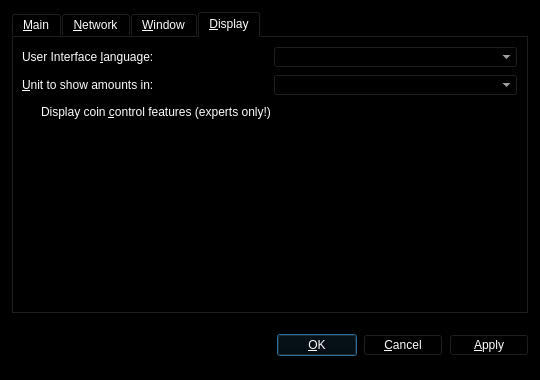
<?xml version="1.0" encoding="UTF-8"?>
<ui version="4.0">
 <class>OptionsDialog</class>
 <widget class="QDialog" name="OptionsDialog">
  <property name="geometry">
   <rect>
    <x>0</x>
    <y>0</y>
    <width>540</width>
    <height>380</height>
   </rect>
  </property>
  <property name="palette">
   <palette>
    <active>
     <colorrole role="WindowText">
      <brush brushstyle="SolidPattern">
       <color alpha="255">
        <red>255</red>
        <green>255</green>
        <blue>255</blue>
       </color>
      </brush>
     </colorrole>
     <colorrole role="Button">
      <brush brushstyle="SolidPattern">
       <color alpha="255">
        <red>0</red>
        <green>0</green>
        <blue>0</blue>
       </color>
      </brush>
     </colorrole>
     <colorrole role="Light">
      <brush brushstyle="SolidPattern">
       <color alpha="255">
        <red>0</red>
        <green>0</green>
        <blue>0</blue>
       </color>
      </brush>
     </colorrole>
     <colorrole role="Midlight">
      <brush brushstyle="SolidPattern">
       <color alpha="255">
        <red>0</red>
        <green>0</green>
        <blue>0</blue>
       </color>
      </brush>
     </colorrole>
     <colorrole role="Dark">
      <brush brushstyle="SolidPattern">
       <color alpha="255">
        <red>0</red>
        <green>0</green>
        <blue>0</blue>
       </color>
      </brush>
     </colorrole>
     <colorrole role="Mid">
      <brush brushstyle="SolidPattern">
       <color alpha="255">
        <red>0</red>
        <green>0</green>
        <blue>0</blue>
       </color>
      </brush>
     </colorrole>
     <colorrole role="Text">
      <brush brushstyle="SolidPattern">
       <color alpha="255">
        <red>255</red>
        <green>255</green>
        <blue>255</blue>
       </color>
      </brush>
     </colorrole>
     <colorrole role="BrightText">
      <brush brushstyle="SolidPattern">
       <color alpha="255">
        <red>255</red>
        <green>255</green>
        <blue>255</blue>
       </color>
      </brush>
     </colorrole>
     <colorrole role="ButtonText">
      <brush brushstyle="SolidPattern">
       <color alpha="255">
        <red>255</red>
        <green>255</green>
        <blue>255</blue>
       </color>
      </brush>
     </colorrole>
     <colorrole role="Base">
      <brush brushstyle="SolidPattern">
       <color alpha="255">
        <red>0</red>
        <green>0</green>
        <blue>0</blue>
       </color>
      </brush>
     </colorrole>
     <colorrole role="Window">
      <brush brushstyle="SolidPattern">
       <color alpha="255">
        <red>0</red>
        <green>0</green>
        <blue>0</blue>
       </color>
      </brush>
     </colorrole>
     <colorrole role="Shadow">
      <brush brushstyle="SolidPattern">
       <color alpha="255">
        <red>0</red>
        <green>0</green>
        <blue>0</blue>
       </color>
      </brush>
     </colorrole>
     <colorrole role="AlternateBase">
      <brush brushstyle="SolidPattern">
       <color alpha="255">
        <red>0</red>
        <green>0</green>
        <blue>0</blue>
       </color>
      </brush>
     </colorrole>
     <colorrole role="ToolTipBase">
      <brush brushstyle="SolidPattern">
       <color alpha="255">
        <red>255</red>
        <green>255</green>
        <blue>220</blue>
       </color>
      </brush>
     </colorrole>
     <colorrole role="ToolTipText">
      <brush brushstyle="SolidPattern">
       <color alpha="255">
        <red>0</red>
        <green>0</green>
        <blue>0</blue>
       </color>
      </brush>
     </colorrole>
    </active>
    <inactive>
     <colorrole role="WindowText">
      <brush brushstyle="SolidPattern">
       <color alpha="255">
        <red>255</red>
        <green>255</green>
        <blue>255</blue>
       </color>
      </brush>
     </colorrole>
     <colorrole role="Button">
      <brush brushstyle="SolidPattern">
       <color alpha="255">
        <red>0</red>
        <green>0</green>
        <blue>0</blue>
       </color>
      </brush>
     </colorrole>
     <colorrole role="Light">
      <brush brushstyle="SolidPattern">
       <color alpha="255">
        <red>0</red>
        <green>0</green>
        <blue>0</blue>
       </color>
      </brush>
     </colorrole>
     <colorrole role="Midlight">
      <brush brushstyle="SolidPattern">
       <color alpha="255">
        <red>0</red>
        <green>0</green>
        <blue>0</blue>
       </color>
      </brush>
     </colorrole>
     <colorrole role="Dark">
      <brush brushstyle="SolidPattern">
       <color alpha="255">
        <red>0</red>
        <green>0</green>
        <blue>0</blue>
       </color>
      </brush>
     </colorrole>
     <colorrole role="Mid">
      <brush brushstyle="SolidPattern">
       <color alpha="255">
        <red>0</red>
        <green>0</green>
        <blue>0</blue>
       </color>
      </brush>
     </colorrole>
     <colorrole role="Text">
      <brush brushstyle="SolidPattern">
       <color alpha="255">
        <red>255</red>
        <green>255</green>
        <blue>255</blue>
       </color>
      </brush>
     </colorrole>
     <colorrole role="BrightText">
      <brush brushstyle="SolidPattern">
       <color alpha="255">
        <red>255</red>
        <green>255</green>
        <blue>255</blue>
       </color>
      </brush>
     </colorrole>
     <colorrole role="ButtonText">
      <brush brushstyle="SolidPattern">
       <color alpha="255">
        <red>255</red>
        <green>255</green>
        <blue>255</blue>
       </color>
      </brush>
     </colorrole>
     <colorrole role="Base">
      <brush brushstyle="SolidPattern">
       <color alpha="255">
        <red>0</red>
        <green>0</green>
        <blue>0</blue>
       </color>
      </brush>
     </colorrole>
     <colorrole role="Window">
      <brush brushstyle="SolidPattern">
       <color alpha="255">
        <red>0</red>
        <green>0</green>
        <blue>0</blue>
       </color>
      </brush>
     </colorrole>
     <colorrole role="Shadow">
      <brush brushstyle="SolidPattern">
       <color alpha="255">
        <red>0</red>
        <green>0</green>
        <blue>0</blue>
       </color>
      </brush>
     </colorrole>
     <colorrole role="AlternateBase">
      <brush brushstyle="SolidPattern">
       <color alpha="255">
        <red>0</red>
        <green>0</green>
        <blue>0</blue>
       </color>
      </brush>
     </colorrole>
     <colorrole role="ToolTipBase">
      <brush brushstyle="SolidPattern">
       <color alpha="255">
        <red>255</red>
        <green>255</green>
        <blue>220</blue>
       </color>
      </brush>
     </colorrole>
     <colorrole role="ToolTipText">
      <brush brushstyle="SolidPattern">
       <color alpha="255">
        <red>0</red>
        <green>0</green>
        <blue>0</blue>
       </color>
      </brush>
     </colorrole>
    </inactive>
    <disabled>
     <colorrole role="WindowText">
      <brush brushstyle="SolidPattern">
       <color alpha="255">
        <red>0</red>
        <green>0</green>
        <blue>0</blue>
       </color>
      </brush>
     </colorrole>
     <colorrole role="Button">
      <brush brushstyle="SolidPattern">
       <color alpha="255">
        <red>0</red>
        <green>0</green>
        <blue>0</blue>
       </color>
      </brush>
     </colorrole>
     <colorrole role="Light">
      <brush brushstyle="SolidPattern">
       <color alpha="255">
        <red>0</red>
        <green>0</green>
        <blue>0</blue>
       </color>
      </brush>
     </colorrole>
     <colorrole role="Midlight">
      <brush brushstyle="SolidPattern">
       <color alpha="255">
        <red>0</red>
        <green>0</green>
        <blue>0</blue>
       </color>
      </brush>
     </colorrole>
     <colorrole role="Dark">
      <brush brushstyle="SolidPattern">
       <color alpha="255">
        <red>0</red>
        <green>0</green>
        <blue>0</blue>
       </color>
      </brush>
     </colorrole>
     <colorrole role="Mid">
      <brush brushstyle="SolidPattern">
       <color alpha="255">
        <red>0</red>
        <green>0</green>
        <blue>0</blue>
       </color>
      </brush>
     </colorrole>
     <colorrole role="Text">
      <brush brushstyle="SolidPattern">
       <color alpha="255">
        <red>0</red>
        <green>0</green>
        <blue>0</blue>
       </color>
      </brush>
     </colorrole>
     <colorrole role="BrightText">
      <brush brushstyle="SolidPattern">
       <color alpha="255">
        <red>255</red>
        <green>255</green>
        <blue>255</blue>
       </color>
      </brush>
     </colorrole>
     <colorrole role="ButtonText">
      <brush brushstyle="SolidPattern">
       <color alpha="255">
        <red>0</red>
        <green>0</green>
        <blue>0</blue>
       </color>
      </brush>
     </colorrole>
     <colorrole role="Base">
      <brush brushstyle="SolidPattern">
       <color alpha="255">
        <red>0</red>
        <green>0</green>
        <blue>0</blue>
       </color>
      </brush>
     </colorrole>
     <colorrole role="Window">
      <brush brushstyle="SolidPattern">
       <color alpha="255">
        <red>0</red>
        <green>0</green>
        <blue>0</blue>
       </color>
      </brush>
     </colorrole>
     <colorrole role="Shadow">
      <brush brushstyle="SolidPattern">
       <color alpha="255">
        <red>0</red>
        <green>0</green>
        <blue>0</blue>
       </color>
      </brush>
     </colorrole>
     <colorrole role="AlternateBase">
      <brush brushstyle="SolidPattern">
       <color alpha="255">
        <red>0</red>
        <green>0</green>
        <blue>0</blue>
       </color>
      </brush>
     </colorrole>
     <colorrole role="ToolTipBase">
      <brush brushstyle="SolidPattern">
       <color alpha="255">
        <red>255</red>
        <green>255</green>
        <blue>220</blue>
       </color>
      </brush>
     </colorrole>
     <colorrole role="ToolTipText">
      <brush brushstyle="SolidPattern">
       <color alpha="255">
        <red>0</red>
        <green>0</green>
        <blue>0</blue>
       </color>
      </brush>
     </colorrole>
    </disabled>
   </palette>
  </property>
  <property name="windowTitle">
   <string>Options</string>
  </property>
  <property name="modal">
   <bool>true</bool>
  </property>
  <layout class="QVBoxLayout" name="verticalLayout">
   <item>
    <widget class="QTabWidget" name="tabWidget">
     <property name="tabPosition">
      <enum>QTabWidget::North</enum>
     </property>
     <property name="currentIndex">
      <number>3</number>
     </property>
     <widget class="QWidget" name="tabMain">
      <attribute name="title">
       <string>&amp;Main</string>
      </attribute>
      <layout class="QGridLayout" name="gridLayout">
       <item row="0" column="0" colspan="2">
        <widget class="QLabel" name="transactionFeeInfoLabel">
         <property name="text">
          <string>Optional transaction fee per kB that helps make sure your transactions are processed quickly. Most transactions are 1 kB. Fee 0.01 recommended.</string>
         </property>
         <property name="textFormat">
          <enum>Qt::PlainText</enum>
         </property>
         <property name="wordWrap">
          <bool>true</bool>
         </property>
        </widget>
       </item>
       <item row="1" column="0">
        <layout class="QHBoxLayout" name="horizontalLayoutFee">
         <item>
          <widget class="QLabel" name="transactionFeeLabel">
           <property name="text">
            <string>Pay transaction &amp;fee</string>
           </property>
           <property name="textFormat">
            <enum>Qt::PlainText</enum>
           </property>
           <property name="buddy">
            <cstring>transactionFee</cstring>
           </property>
          </widget>
         </item>
         <item>
          <widget class="BitcoinAmountField" name="transactionFee"/>
         </item>
         <item>
          <spacer name="horizontalSpacerFee">
           <property name="orientation">
            <enum>Qt::Horizontal</enum>
           </property>
           <property name="sizeHint" stdset="0">
            <size>
             <width>40</width>
             <height>20</height>
            </size>
           </property>
          </spacer>
         </item>
        </layout>
       </item>
       <item row="2" column="0" colspan="2">
        <widget class="QLabel" name="reserveBalanceInfoLabel">
         <property name="text">
          <string>Reserved amount does not participate in staking and is therefore spendable at any time.</string>
         </property>
         <property name="textFormat">
          <enum>Qt::PlainText</enum>
         </property>
         <property name="wordWrap">
          <bool>true</bool>
         </property>
        </widget>
       </item>
       <item row="3" column="0">
        <layout class="QHBoxLayout" name="horizontalLayoutReserveBalance">
         <item>
          <widget class="QLabel" name="reserveBalanceLabel">
           <property name="text">
            <string>Reserve</string>
           </property>
           <property name="textFormat">
            <enum>Qt::PlainText</enum>
           </property>
           <property name="buddy">
            <cstring>reserveBalance</cstring>
           </property>
          </widget>
         </item>
         <item>
          <widget class="BitcoinAmountField" name="reserveBalance"/>
         </item>
         <item>
          <spacer name="horizontalSpacerReserveBalance">
           <property name="orientation">
            <enum>Qt::Horizontal</enum>
           </property>
           <property name="sizeHint" stdset="0">
            <size>
             <width>40</width>
             <height>20</height>
            </size>
           </property>
          </spacer>
         </item>
        </layout>
       </item>
       <item row="4" column="0">
        <widget class="QCheckBox" name="bitcoinAtStartup">
         <property name="palette">
          <palette>
           <active>
            <colorrole role="ToolTipText">
             <brush brushstyle="SolidPattern">
              <color alpha="255">
               <red>255</red>
               <green>255</green>
               <blue>255</blue>
              </color>
             </brush>
            </colorrole>
           </active>
           <inactive>
            <colorrole role="ToolTipText">
             <brush brushstyle="SolidPattern">
              <color alpha="255">
               <red>255</red>
               <green>255</green>
               <blue>255</blue>
              </color>
             </brush>
            </colorrole>
           </inactive>
           <disabled>
            <colorrole role="ToolTipText">
             <brush brushstyle="SolidPattern">
              <color alpha="255">
               <red>255</red>
               <green>255</green>
               <blue>255</blue>
              </color>
             </brush>
            </colorrole>
           </disabled>
          </palette>
         </property>
         <property name="toolTip">
          <string>Automatically start Buysellcoin after logging in to the system.</string>
         </property>
         <property name="text">
          <string>&amp;Start Buysellcoin on system login</string>
         </property>
        </widget>
       </item>
       <item row="5" column="0">
        <spacer name="verticalSpacer_Main">
         <property name="orientation">
          <enum>Qt::Vertical</enum>
         </property>
         <property name="sizeHint" stdset="0">
          <size>
           <width>20</width>
           <height>40</height>
          </size>
         </property>
        </spacer>
       </item>
       <item row="6" column="0">
        <widget class="QLabel" name="label">
         <property name="toolTip">
          <string>&lt;html&gt;&lt;head/&gt;&lt;body&gt;&lt;p&gt;This setting determines the amount of individual masternodes that an input will be anonymized through. More rounds of anonymization gives a higher degree of privacy, but also costs more in fees.&lt;/p&gt;&lt;/body&gt;&lt;/html&gt;</string>
         </property>
         <property name="text">
          <string>Darksend rounds to use</string>
         </property>
        </widget>
       </item>
       <item row="6" column="1">
        <widget class="QSpinBox" name="darksendRounds">
         <property name="minimum">
          <number>2</number>
         </property>
         <property name="maximum">
          <number>16</number>
         </property>
         <property name="value">
          <number>3</number>
         </property>
        </widget>
       </item>
       <item row="7" column="0">
        <widget class="QLabel" name="label_2">
         <property name="toolTip">
          <string>This amount acts as a threshold to turn off Darksend once it's reached.</string>
         </property>
         <property name="statusTip">
          <string notr="true"/>
         </property>
         <property name="whatsThis">
          <string notr="true"/>
         </property>
         <property name="accessibleName">
          <string notr="true"/>
         </property>
         <property name="accessibleDescription">
          <string notr="true"/>
         </property>
         <property name="text">
          <string>Amount of Buysellcoin to keep anonymized</string>
         </property>
        </widget>
       </item>
       <item row="7" column="1">
        <widget class="QSpinBox" name="anonymizeBuysellcoin">
         <property name="minimum">
          <number>2</number>
         </property>
         <property name="maximum">
          <number>10000</number>
         </property>
         <property name="singleStep">
          <number>10</number>
         </property>
         <property name="value">
          <number>1000</number>
         </property>
        </widget>
       </item>
      </layout>
     </widget>
     <widget class="QWidget" name="tabNetwork">
      <attribute name="title">
       <string>&amp;Network</string>
      </attribute>
      <layout class="QVBoxLayout" name="verticalLayout_Network">
       <item>
        <widget class="QCheckBox" name="mapPortUpnp">
         <property name="toolTip">
          <string>Automatically open the Buysellcoin client port on the router. This only works when your router supports UPnP and it is enabled.</string>
         </property>
         <property name="text">
          <string>Map port using &amp;UPnP</string>
         </property>
        </widget>
       </item>
       <item>
        <widget class="QCheckBox" name="connectSocks">
         <property name="toolTip">
          <string>Connect to the Buysellcoin network through a SOCKS5 proxy (e.g. when connecting through Tor).</string>
         </property>
         <property name="text">
          <string>&amp;Connect through SOCKS5 proxy:</string>
         </property>
        </widget>
       </item>
       <item>
        <layout class="QHBoxLayout" name="horizontalLayout_Network">
         <item>
          <widget class="QLabel" name="proxyIpLabel">
           <property name="text">
            <string>Proxy &amp;IP:</string>
           </property>
           <property name="textFormat">
            <enum>Qt::PlainText</enum>
           </property>
           <property name="buddy">
            <cstring>proxyIp</cstring>
           </property>
          </widget>
         </item>
         <item>
          <widget class="QValidatedLineEdit" name="proxyIp">
           <property name="maximumSize">
            <size>
             <width>140</width>
             <height>16777215</height>
            </size>
           </property>
           <property name="toolTip">
            <string>IP address of the proxy (e.g. 127.0.0.1)</string>
           </property>
          </widget>
         </item>
         <item>
          <widget class="QLabel" name="proxyPortLabel">
           <property name="text">
            <string>&amp;Port:</string>
           </property>
           <property name="textFormat">
            <enum>Qt::PlainText</enum>
           </property>
           <property name="buddy">
            <cstring>proxyPort</cstring>
           </property>
          </widget>
         </item>
         <item>
          <widget class="QLineEdit" name="proxyPort">
           <property name="maximumSize">
            <size>
             <width>55</width>
             <height>16777215</height>
            </size>
           </property>
           <property name="toolTip">
            <string>Port of the proxy (e.g. 9050)</string>
           </property>
          </widget>
         </item>
         <item>
          <spacer name="horizontalSpacer_Network">
           <property name="orientation">
            <enum>Qt::Horizontal</enum>
           </property>
           <property name="sizeHint" stdset="0">
            <size>
             <width>40</width>
             <height>20</height>
            </size>
           </property>
          </spacer>
         </item>
        </layout>
       </item>
       <item>
        <spacer name="verticalSpacer_Network">
         <property name="orientation">
          <enum>Qt::Vertical</enum>
         </property>
         <property name="sizeHint" stdset="0">
          <size>
           <width>20</width>
           <height>40</height>
          </size>
         </property>
        </spacer>
       </item>
      </layout>
     </widget>
     <widget class="QWidget" name="tabWindow">
      <attribute name="title">
       <string>&amp;Window</string>
      </attribute>
      <layout class="QVBoxLayout" name="verticalLayout_Window">
       <item>
        <widget class="QCheckBox" name="minimizeToTray">
         <property name="toolTip">
          <string>Show only a tray icon after minimizing the window.</string>
         </property>
         <property name="text">
          <string>&amp;Minimize to the tray instead of the taskbar</string>
         </property>
        </widget>
       </item>
       <item>
        <widget class="QCheckBox" name="minimizeOnClose">
         <property name="toolTip">
          <string>Minimize instead of exit the application when the window is closed. When this option is enabled, the application will be closed only after selecting Quit in the menu.</string>
         </property>
         <property name="text">
          <string>M&amp;inimize on close</string>
         </property>
        </widget>
       </item>
       <item>
        <spacer name="verticalSpacer_Window">
         <property name="orientation">
          <enum>Qt::Vertical</enum>
         </property>
         <property name="sizeHint" stdset="0">
          <size>
           <width>20</width>
           <height>40</height>
          </size>
         </property>
        </spacer>
       </item>
      </layout>
     </widget>
     <widget class="QWidget" name="tabDisplay">
      <attribute name="title">
       <string>&amp;Display</string>
      </attribute>
      <layout class="QVBoxLayout" name="verticalLayout_Display">
       <item>
        <layout class="QHBoxLayout" name="horizontalLayout_1_Display">
         <item>
          <widget class="QLabel" name="langLabel">
           <property name="text">
            <string>User Interface &amp;language:</string>
           </property>
           <property name="textFormat">
            <enum>Qt::PlainText</enum>
           </property>
           <property name="buddy">
            <cstring>lang</cstring>
           </property>
          </widget>
         </item>
         <item>
          <widget class="QValueComboBox" name="lang">
           <property name="toolTip">
            <string>The user interface language can be set here. This setting will take effect after restarting Buysellcoin.</string>
           </property>
          </widget>
         </item>
        </layout>
       </item>
       <item>
        <layout class="QHBoxLayout" name="horizontalLayout_2_Display">
         <item>
          <widget class="QLabel" name="unitLabel">
           <property name="text">
            <string>&amp;Unit to show amounts in:</string>
           </property>
           <property name="textFormat">
            <enum>Qt::PlainText</enum>
           </property>
           <property name="buddy">
            <cstring>unit</cstring>
           </property>
          </widget>
         </item>
         <item>
          <widget class="QValueComboBox" name="unit">
           <property name="toolTip">
            <string>Choose the default subdivision unit to show in the interface and when sending coins.</string>
           </property>
          </widget>
         </item>
        </layout>
       </item>
       <item>
        <widget class="QCheckBox" name="coinControlFeatures">
         <property name="toolTip">
          <string>Whether to show coin control features or not.</string>
         </property>
         <property name="text">
          <string>Display coin &amp;control features (experts only!)</string>
         </property>
        </widget>
       </item>
       <item>
        <spacer name="verticalSpacer_Display">
         <property name="orientation">
          <enum>Qt::Vertical</enum>
         </property>
         <property name="sizeHint" stdset="0">
          <size>
           <width>20</width>
           <height>40</height>
          </size>
         </property>
        </spacer>
       </item>
      </layout>
     </widget>
    </widget>
   </item>
   <item>
    <layout class="QHBoxLayout" name="horizontalLayout_Buttons">
     <item>
      <spacer name="horizontalSpacer_1">
       <property name="orientation">
        <enum>Qt::Horizontal</enum>
       </property>
       <property name="sizeHint" stdset="0">
        <size>
         <width>40</width>
         <height>48</height>
        </size>
       </property>
      </spacer>
     </item>
     <item>
      <widget class="QLabel" name="statusLabel">
       <property name="font">
        <font>
         <weight>75</weight>
         <bold>true</bold>
        </font>
       </property>
       <property name="text">
        <string/>
       </property>
       <property name="textFormat">
        <enum>Qt::PlainText</enum>
       </property>
       <property name="wordWrap">
        <bool>true</bool>
       </property>
      </widget>
     </item>
     <item>
      <spacer name="horizontalSpacer_2">
       <property name="orientation">
        <enum>Qt::Horizontal</enum>
       </property>
       <property name="sizeHint" stdset="0">
        <size>
         <width>40</width>
         <height>48</height>
        </size>
       </property>
      </spacer>
     </item>
     <item>
      <widget class="QPushButton" name="okButton">
       <property name="text">
        <string>&amp;OK</string>
       </property>
      </widget>
     </item>
     <item>
      <widget class="QPushButton" name="cancelButton">
       <property name="text">
        <string>&amp;Cancel</string>
       </property>
       <property name="autoDefault">
        <bool>false</bool>
       </property>
      </widget>
     </item>
     <item>
      <widget class="QPushButton" name="applyButton">
       <property name="text">
        <string>&amp;Apply</string>
       </property>
       <property name="autoDefault">
        <bool>false</bool>
       </property>
      </widget>
     </item>
    </layout>
   </item>
  </layout>
 </widget>
 <customwidgets>
  <customwidget>
   <class>BitcoinAmountField</class>
   <extends>QSpinBox</extends>
   <header>bitcoinamountfield.h</header>
   <container>1</container>
  </customwidget>
  <customwidget>
   <class>QValueComboBox</class>
   <extends>QComboBox</extends>
   <header>qvaluecombobox.h</header>
  </customwidget>
  <customwidget>
   <class>QValidatedLineEdit</class>
   <extends>QLineEdit</extends>
   <header>qvalidatedlineedit.h</header>
  </customwidget>
 </customwidgets>
 <resources/>
 <connections/>
</ui>
